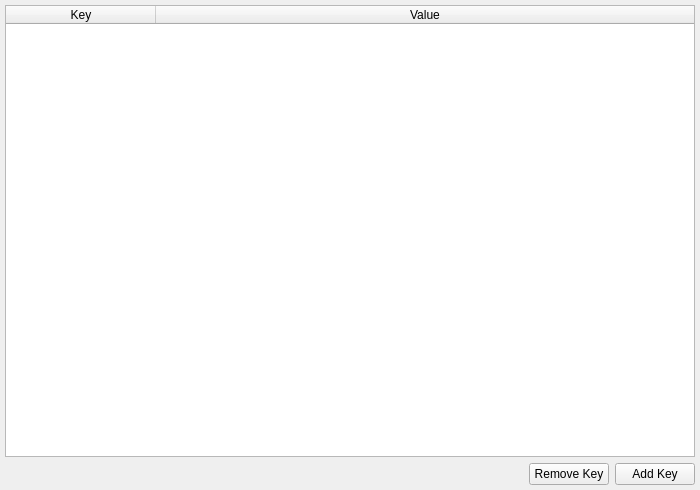
<?xml version="1.0" encoding="UTF-8"?>
<ui version="4.0">
 <class>ProjectSettingsTab</class>
 <widget class="QWidget" name="ProjectSettingsTab">
  <property name="geometry">
   <rect>
    <x>0</x>
    <y>0</y>
    <width>700</width>
    <height>490</height>
   </rect>
  </property>
  <property name="windowTitle">
   <string>Form</string>
  </property>
  <layout class="QVBoxLayout" name="verticalLayout">
   <property name="margin">
    <number>5</number>
   </property>
   <item>
    <widget class="QTableWidget" name="ui_settingsTable">
     <property name="selectionBehavior">
      <enum>QAbstractItemView::SelectRows</enum>
     </property>
     <property name="columnCount">
      <number>2</number>
     </property>
     <attribute name="horizontalHeaderCascadingSectionResizes">
      <bool>false</bool>
     </attribute>
     <attribute name="horizontalHeaderDefaultSectionSize">
      <number>150</number>
     </attribute>
     <attribute name="horizontalHeaderHighlightSections">
      <bool>true</bool>
     </attribute>
     <attribute name="horizontalHeaderMinimumSectionSize">
      <number>1</number>
     </attribute>
     <attribute name="horizontalHeaderShowSortIndicator" stdset="0">
      <bool>false</bool>
     </attribute>
     <attribute name="horizontalHeaderStretchLastSection">
      <bool>true</bool>
     </attribute>
     <attribute name="verticalHeaderVisible">
      <bool>false</bool>
     </attribute>
     <attribute name="verticalHeaderStretchLastSection">
      <bool>false</bool>
     </attribute>
     <column>
      <property name="text">
       <string>Key</string>
      </property>
     </column>
     <column>
      <property name="text">
       <string>Value</string>
      </property>
     </column>
    </widget>
   </item>
   <item>
    <layout class="QHBoxLayout" name="horizontalLayout">
     <item>
      <spacer name="horizontalSpacer">
       <property name="orientation">
        <enum>Qt::Horizontal</enum>
       </property>
       <property name="sizeHint" stdset="0">
        <size>
         <width>58</width>
         <height>20</height>
        </size>
       </property>
      </spacer>
     </item>
     <item>
      <widget class="QPushButton" name="ui_remove">
       <property name="text">
        <string>Remove Key</string>
       </property>
      </widget>
     </item>
     <item>
      <widget class="QPushButton" name="ui_add">
       <property name="text">
        <string>Add Key</string>
       </property>
      </widget>
     </item>
    </layout>
   </item>
  </layout>
 </widget>
 <resources/>
 <connections/>
</ui>
